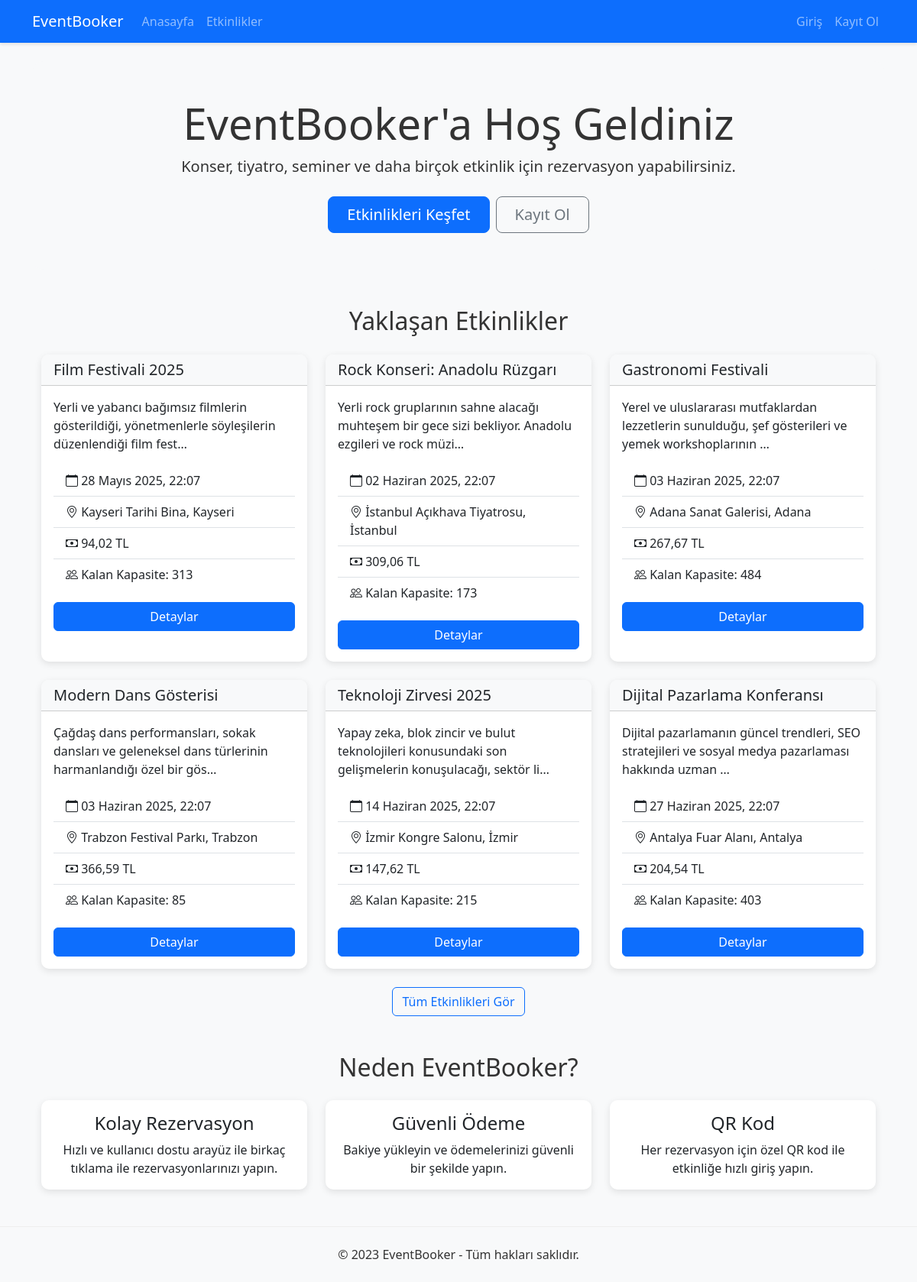
The page / on the database its author committed.
### events/models.py (models this page shows, shortened)
class Event(models.Model):
    title = models.CharField(_("Başlık"), max_length=200)
    description = models.TextField(_("Açıklama"))
    event_date = models.DateTimeField(_("Tarih/Saat"))
    price = models.DecimalField(_("Fiyat"), max_digits=10, decimal_places=2)
    capacity = models.PositiveIntegerField(_("Kapasite"))
    location = models.CharField(_("Konum"), max_length=200)
    city = models.CharField(_("Şehir"), max_length=100)
    created_at = models.DateTimeField(_("Oluşturulma Tarihi"), auto_now_add=True)
    updated_at = models.DateTimeField(_("Güncellenme Tarihi"), auto_now=True)
    creator = models.ForeignKey(User, on_delete=models.CASCADE, related_name='created_events', verbose_name=_("Oluşturan"))
    class Meta:
        verbose_name = _("Etkinlik")
        verbose_name_plural = _("Etkinlikler")
        ordering = ['event_date']
    @property
    def available_seats(self):
        return self.capacity - self.reservations.count()

### events/views.py (the view)
# urls.py: 2. Add a URL to urlpatterns:  path('', views.home, name='home')
def home(request):
    upcoming_events = Event.objects.filter(event_date__gte=timezone.now()).order_by('event_date')[:6]
    return render(request, 'events/home.html', {'events': upcoming_events})

### templates/events/home.html (shortened to what this page needs)
{% extends 'base.html' %}
{% load static %}
{% block content %}
<section class="hero bg-light py-5 text-center mb-5">
    <div class="container">
        <h1 class="display-4">EventBooker'a Hoş Geldiniz</h1>
        <p class="lead mb-4">Konser, tiyatro, seminer ve daha birçok etkinlik için rezervasyon yapabilirsiniz.</p>
        <div class="d-grid gap-2 d-sm-flex justify-content-sm-center">
            <a href="{% url 'event_list' %}" class="btn btn-primary btn-lg px-4 gap-3">Etkinlikleri Keşfet</a>
            {% if not user.is_authenticated %}
                <a href="{% url 'register' %}" class="btn btn-outline-secondary btn-lg px-4">Kayıt Ol</a>
            {% endif %}
        </div>
    </div>
</section>
<section class="upcoming-events">
    <div class="container">
        <h2 class="text-center mb-4">Yaklaşan Etkinlikler</h2>
        {% if events %}
            <div class="row row-cols-1 row-cols-md-2 row-cols-lg-3 g-4">
                {% for event in events %}
                    <div class="col">
                        <div class="card h-100">
                            <div class="card-header bg-light">
                                <h5 class="card-title mb-0">{{ event.title }}</h5>
                            </div>
                            <div class="card-body">
                                <p class="card-text">{{ event.description|truncatechars:100 }}</p>
                                <ul class="list-group list-group-flush mb-3">
                                    <li class="list-group-item"><i class="bi bi-calendar"></i> {{ event.event_date|date:"d F Y, H:i" }}</li>
                                    <li class="list-group-item"><i class="bi bi-geo-alt"></i> {{ event.location }}, {{ event.city }}</li>
                                    <li class="list-group-item"><i class="bi bi-cash"></i> {{ event.price }} TL</li>
                                    <li class="list-group-item"><i class="bi bi-people"></i> Kalan Kapasite: {{ event.available_seats }}</li>
                                </ul>
                                <a href="{% url 'event_detail' event.id %}" class="btn btn-primary d-block">Detaylar</a>
                            </div>
                        </div>
                    </div>
                {% endfor %}
            </div>
            <div class="text-center mt-4">
                <a href="{% url 'event_list' %}" class="btn btn-outline-primary">Tüm Etkinlikleri Gör</a>
            </div>
        {% else %}
            <div class="alert alert-info text-center">
                Henüz etkinlik bulunmuyor. Daha sonra tekrar kontrol edin.
            </div>
        {% endif %}
    </div>
</section>
<section class="features mt-5">
    <div class="container">
        <h2 class="text-center mb-4">Neden EventBooker?</h2>
        <div class="row g-4">
            <div class="col-md-4">
                <div class="card h-100 text-center">
                    <div class="card-body">
                        <h3 class="h4 card-title">Kolay Rezervasyon</h3>
                        <p class="card-text">Hızlı ve kullanıcı dostu arayüz ile birkaç tıklama ile rezervasyonlarınızı yapın.</p>
                    </div>
                </div>
            </div>
            <div class="col-md-4">
                <div class="card h-100 text-center">
                    <div class="card-body">
                        <h3 class="h4 card-title">Güvenli Ödeme</h3>
                        <p class="card-text">Bakiye yükleyin ve ödemelerinizi güvenli bir şekilde yapın.</p>
                    </div>
                </div>
            </div>
            <div class="col-md-4">
                <div class="card h-100 text-center">
                    <div class="card-body">
                        <h3 class="h4 card-title">QR Kod</h3>
                        <p class="card-text">Her rezervasyon için özel QR kod ile etkinliğe hızlı giriş yapın.</p>
                    </div>
                </div>
            </div>
        </div>
    </div>
</section>
{% endblock %}

### templates/base.html (shortened to what this page needs)
<!DOCTYPE html>
{% load static %}
<html lang="tr">
<head>
    <link href="https://cdn.jsdelivr.net/npm/bootstrap@5.3.2/dist/css/bootstrap.min.css" rel="stylesheet">
    <link rel="stylesheet" href="{% static 'css/style.css' %}">
</head>
<body>
    <nav class="navbar navbar-expand-lg navbar-dark bg-primary">
        <div class="container">
            <a class="navbar-brand" href="{% url 'home' %}">EventBooker</a>
            <div class="collapse navbar-collapse" id="navbarNav">
                <ul class="navbar-nav me-auto">
                    <li class="nav-item">
                        <a class="nav-link" href="{% url 'home' %}">Anasayfa</a>
                    </li>
                    <li class="nav-item">
                        <a class="nav-link" href="{% url 'event_list' %}">Etkinlikler</a>
                    </li>
                </ul>
                <ul class="navbar-nav">
                    {% if user.is_authenticated %}
                        <li class="nav-item">
                            <a class="nav-link" href="{% url 'profile' %}">
                                <i class="bi bi-person"></i> Profil
                                <span class="badge bg-secondary">{{ user.balance }} TL</span>
                            </a>
                        </li>
                        <li class="nav-item">
                            <a class="nav-link" href="{% url 'add_balance' %}">Bakiye Yükle</a>
                        </li>
                        <li class="nav-item">
                            <a class="nav-link" href="{% url 'user_reservations' %}">Rezervasyonlarım</a>
                        </li>
                        <li class="nav-item">
                            <a class="nav-link" href="{% url 'logout' %}">Çıkış</a>
                        </li>
                    {% else %}
                        <li class="nav-item">
                            <a class="nav-link" href="{% url 'login' %}">Giriş</a>
                        </li>
                        <li class="nav-item">
                            <a class="nav-link" href="{% url 'register' %}">Kayıt Ol</a>
                        </li>
                    {% endif %}
                </ul>
            </div>
        </div>
    </nav>
    <main class="container mt-4">
        {% block content %}{% endblock %}
    </main>
    <footer class="bg-light text-center py-4 mt-5">
        <div class="container">
            <p class="mb-0">&copy; 2023 EventBooker - Tüm hakları saklıdır.</p>
        </div>
    </footer>
</body>
</html>

### static/css/style.css (style rules this page uses)
body { font-family: 'Segoe UI', Tahoma, Geneva, Verdana, sans-serif; color: #333; background-color: #f8f9fa; }
.navbar { box-shadow: 0 2px 4px rgba(0, 0, 0, 0.1); }
.card { border: none; border-radius: 10px; box-shadow: 0 3px 10px rgba(0, 0, 0, 0.1); transition: transform 0.3s ease; }
.card-header { border-radius: 10px 10px 0 0 !important; }
.hero { background-color: #e9f2ff; border-radius: 15px; margin-bottom: 30px; padding: 50px 0; }
.btn-primary { background-color: #0d6efd; border-color: #0d6efd; }
footer { margin-top: 50px; padding: 20px 0; background-color: #f8f9fa; border-top: 1px solid #eee; }

### rows shown on the page
Event: title "Film Festivali 2025", description "Yerli ve yabancı bağımsız filmlerin gösterildiği, yönetmenlerle söyleşilerin düzenlendiği film fest…", event_date "28 Mayıs 2025, 22:07", location "Kayseri Tarihi Bina", city "Kayseri", price "94,02", available_seats "313"
Event: title "Rock Konseri: Anadolu Rüzgarı", description "Yerli rock gruplarının sahne alacağı muhteşem bir gece sizi bekliyor. Anadolu ezgileri ve rock müzi…", event_date "02 Haziran 2025, 22:07", location "İstanbul Açıkhava Tiyatrosu", city "İstanbul", price "309,06", available_seats "173"
Event: title "Gastronomi Festivali", description "Yerel ve uluslararası mutfaklardan lezzetlerin sunulduğu, şef gösterileri ve yemek workshoplarının …", event_date "03 Haziran 2025, 22:07", location "Adana Sanat Galerisi", city "Adana", price "267,67", available_seats "484"
Event: title "Modern Dans Gösterisi", description "Çağdaş dans performansları, sokak dansları ve geleneksel dans türlerinin harmanlandığı özel bir gös…", event_date "03 Haziran 2025, 22:07", location "Trabzon Festival Parkı", city "Trabzon", price "366,59", available_seats "85"
Event: title "Teknoloji Zirvesi 2025", description "Yapay zeka, blok zincir ve bulut teknolojileri konusundaki son gelişmelerin konuşulacağı, sektör li…", event_date "14 Haziran 2025, 22:07", location "İzmir Kongre Salonu", city "İzmir", price "147,62", available_seats "215"
Event: title "Dijital Pazarlama Konferansı", description "Dijital pazarlamanın güncel trendleri, SEO stratejileri ve sosyal medya pazarlaması hakkında uzman …", event_date "27 Haziran 2025, 22:07", location "Antalya Fuar Alanı", city "Antalya", price "204,54", available_seats "403"
